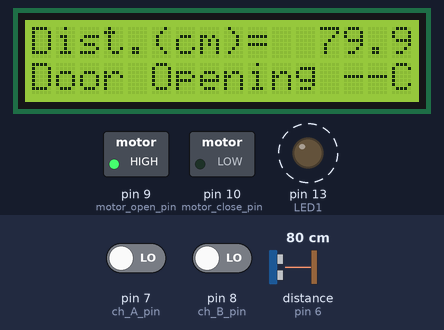
Simulated run of this sketch. Board: Arduino Uno, built with avr-gcc and run on an emulated ATmega328P. On the bench: 16×2 character LCD, switched loads named in the sketch (green lamp = pin HIGH), output pins drawn as LEDs (lit = HIGH). Dashed ring = blinking. Inputs (shaded band) come from the test bench; at power-on: pin 8 (ch_B_pin) LOW, distance to the obstacle (sensor on pin 6) 80 cm, pin 7 (ch_A_pin) LOW. The echo pulse lasts 58.3 µs per cm; what the sketch prints to the serial monitor is not drawn.

Above: at 1.2 s.
1.3 s: pin 8 (ch_B_pin) driven HIGH
At 2.8 s:
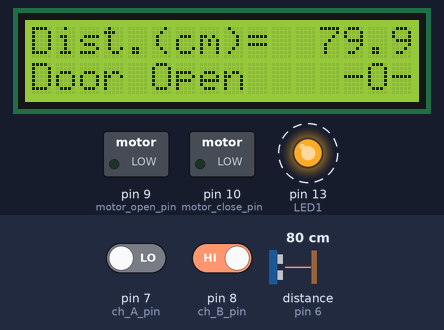
4.3 s: distance to the obstacle (sensor on pin 6) set to 53 cm
At 5.6 s:
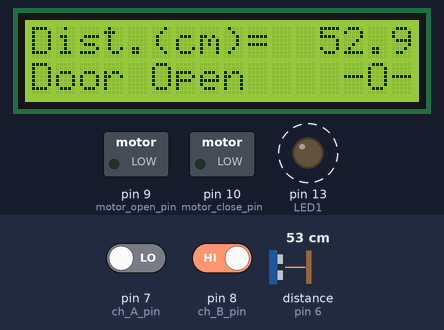
6.6 s: distance to the obstacle (sensor on pin 6) set to 47 cm
At 8.9 s:
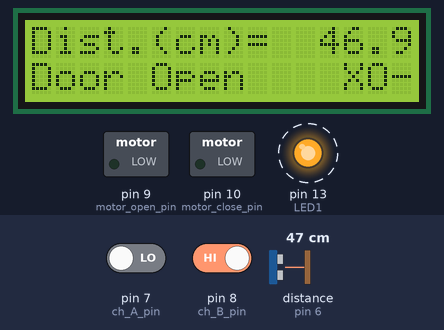
9.6 s: pin 8 (ch_B_pin) driven LOW
At 10.9 s:
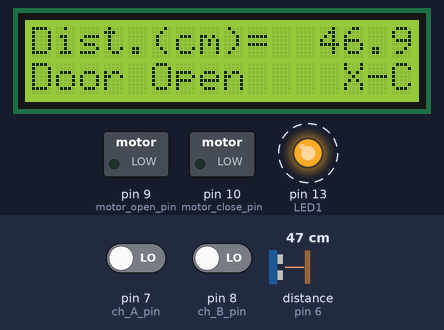
12.6 s: distance to the obstacle (sensor on pin 6) set to 7 cm
At 13.9 s:
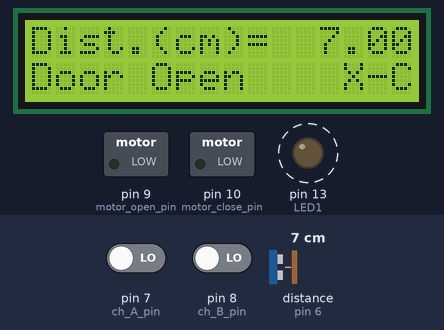
14.6 s: distance to the obstacle (sensor on pin 6) set to 4 cm
At 16.9 s:
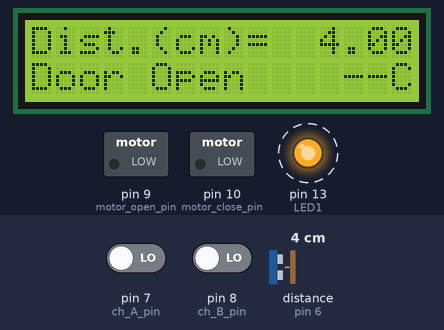
Timing chart, 0 to 18.6 s (numbered marks = the images above; inputs shaded):
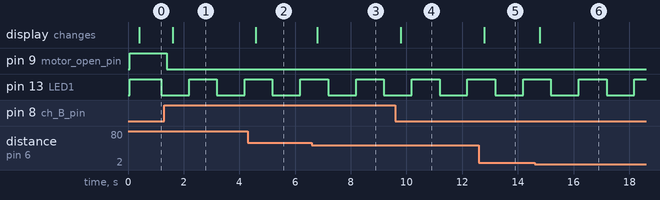

The sketch:

Final_Version_1_rev_0010.ino
```cpp
/* Version 1. Here's the testing for
 *  Heartbeat LED
 *  Ultrasonic
 *  LCD Display
 *  Motor
 *  Encoder
 */

// Libraries
  #include <LiquidCrystal.h> // Library for LCD Display
  #include <NewPing.h> // Library for Ultrasonic Sensor

// Input Pins
  // LED Heartbeat
    const int LED1=13;

  // Pins for Ultrasonic
    #define Trigger_Pin 6 // Insert in pin 6
    #define Echo_Pin 6  // Insert in pin 6
    #define Max_Distance 80 // Maximum Distance for Sensor to read

  // Pins for LCD
    LiquidCrystal lcd(12, 11, 5, 4, 3, 2);

  // Pins for Motor
    #define motor_open_pin 9
    #define motor_close_pin 10

  // Encoder
    #define ch_A_pin 7
    #define ch_B_pin 8

  // Timers Statements
    unsigned long int Ultrasonic_timer1;
    unsigned long int LCD_timer2;
    unsigned long int door_control_timer3;
    unsigned long int update_encoder_timer_in_ms_timer4;
    unsigned long int print_timer5;
    unsigned long int Heartbeat_timer6;


  // void Statements
    void Heartbeat(void);
    void ultrasonic(void);
    void update_lcd(void);
    void door_control(void);
    void read_encoder(void);
    void timers(void);

  // void Status for Door
    void motor_open_door(void);
    void motor_close_door(void);
    void motor_stop(void);


  // Ultrasonic Sensor Reading Values
    NewPing sonar(Trigger_Pin, Echo_Pin, Max_Distance);
    float duration_sensor, distance;

  // Ultrasonic Average Values
    int iterations = 5;

  // Door status
    int is_door_closed(void);
    int is_door_open(void);
    int is_user_detected(void);
    int user_detected = 0;

  // Encoder readings
    unsigned int encoder_state = 0;
    unsigned long encoder_pulse_duration_in_ms;
    unsigned int motor_position = 0;

  // Door State
  int  door_state = 0;

// put your setup code here, to run once:
void setup()
{
  // Heartbeat LED
    pinMode(LED1,OUTPUT);

  // Read from Ultrasonic
    Serial.begin(9600);

  // LCD First Line statement
    lcd.begin(16,2);
    lcd.print(distance);

   // Motor Outputs
    pinMode(motor_open_pin,OUTPUT);
    pinMode(motor_close_pin,OUTPUT);

   // Encoder Inputs
    pinMode(ch_A_pin,INPUT);
    pinMode(ch_B_pin,INPUT);
}

// put your main code here, to run repeatedly:
void loop()
{

  ultrasonic();
  update_lcd();
  door_control();
  read_encoder();
  Heartbeat();
  timers();

}
// Program for Ultrasonic
void ultrasonic()
{
  int integer_distance = 0;
  if(Ultrasonic_timer1>=2)
  {
    Ultrasonic_timer1=0;

    duration_sensor = sonar.ping_median(iterations);
    distance = (duration_sensor/2)*0.0343;
    integer_distance = (int) distance;

    Serial.print("Distance = ");

    if (distance>=80 || distance <= 5)
    {
      Serial.println("Not In Range");
      user_detected = 0;
    }
    else
    {
      Serial.print(distance);
      Serial.println(" cm");
      if (distance<50)
      user_detected = 1;
      else
      user_detected = 0;
    }
  }
}
// Program for LCD
void update_lcd()
{
  if(LCD_timer2>=2)
  {
    LCD_timer2=0;
     lcd.begin(16,2);

     lcd.print("Dist.(cm)=  ");
     lcd.print(distance);

     // Status for Door
      lcd.setCursor(0,1);
      lcd.print("Door ");

      // Added cases ****
      switch(door_state)
      {
        case 0:// closed
        lcd.setCursor(5,2);
        lcd.print("Closed ");
        break;

        case 1: // opening
        lcd.setCursor(5,2);
        lcd.print("Opening");
        break;

        case 2: // open
        lcd.setCursor(5,2);
        lcd.print("Open   ");
        break;

        case 3: // closing
        lcd.setCursor(5,2);
        lcd.print("Closing");
        break;
      }

      lcd.setCursor(13,1);
      if(is_user_detected() == 1)
      {
        lcd.print("X");
      }
      else
      {
      lcd.print("-");
      }

      lcd.setCursor(14,1);

      if(is_door_open() ==1)
      {
      lcd.print("O");
      }
      else
      {
      lcd.print("-");
      }

      lcd.setCursor(15,1);

      if(is_door_closed() == 1)
      {
      lcd.print("C");
      }
      else
      {
      lcd.print("-");
               }

      /*
      if (is_door_closed == 1)
      {
        lcd.setCursor(8,14);
        lcd.print("C");
      }
      if (is_door_open == 1)
      {
        lcd.setCursor(8,14);
        lcd.print("O");
      }
      if (is_user_detected == 1)
      {
        lcd.setCursor(8,14);
        lcd.print("X");
      }

     */
  }
}

// READ ENCODER
void read_encoder(void)
{
  static int encoder_case;
  int encoder_case_temp = 0;

  if(digitalRead(ch_A_pin))
    encoder_case_temp+=1;
  if(digitalRead(ch_B_pin))
    encoder_case_temp+=2;

    if(encoder_case != encoder_case_temp)
    {
      Serial.print("case = ");
      Serial.print(encoder_case_temp);
      Serial.print("  position = ");
      Serial.println(motor_position);
    }


  switch(encoder_case)
  {
    case 0:
      if(encoder_case_temp == 2)
        motor_position--;
      if(encoder_case_temp == 1)
        motor_position++;
      break;
    case 1:
      if(encoder_case_temp == 0)
        motor_position--;
      if(encoder_case_temp == 3)
        motor_position++;
      break;
        case 3:
      if(encoder_case_temp == 1)
        motor_position--;
      if(encoder_case_temp == 2)
        motor_position++;
      break;

    case 2:
      if(encoder_case_temp == 3)
        motor_position--;
      if(encoder_case_temp == 0)
        motor_position++;
      break;

  }


  encoder_case = encoder_case_temp;
}

// Question: Is the door closed?
int is_door_closed(void)
{
  if(motor_position <=10)
  return 1;
  // Do this
  else
   return 0;
}
// Question: Is door open?
int is_door_open(void)
{
  if(motor_position >=90)
    return 1;
  else
    return 0;
  // Do This


}
// Question: Is the User Detected?

int is_user_detected (void)
{
  if(user_detected == 0)
  return 0;
  if(user_detected == 1)
  return 1;
}


// Door Control
void door_control(void)
{
  switch(door_state)
  {
    case 0:  // close

      motor_stop();
      if(is_user_detected() == 1);
      {
        // go to opening state
        Serial.println("I was here");
        Serial.println(distance);
          door_state = 1;

      }
        break;

     case 1:  // opening
      motor_open_door();
      if(is_door_open() == 1)
      {

          door_state = 2;
          door_control_timer3 = 0;
      }
      break;

      case 2:  // open position
        motor_stop();
        if(door_control_timer3 >= 50)

          door_state = 3;

        if(is_user_detected() == 1)

          door_control_timer3 = 0;

          break;

       case 3: // closing the door
        motor_close_door();
        if(is_door_closed() == 1)

          door_state = 0;

        if(is_user_detected() ==1);
        {
          door_state = 1;
        }
        break;

        default:
          door_state = 0;
          break;

  }

}


// (Void) Door Position
void motor_open_door(void)
{
  digitalWrite(motor_open_pin, HIGH);
  digitalWrite(motor_close_pin, LOW);

}

void motor_close_door(void)
{
  digitalWrite(motor_open_pin, LOW);
  digitalWrite(motor_close_pin, HIGH);
}

void motor_stop(void)
{
  digitalWrite(motor_open_pin, LOW);
  digitalWrite(motor_close_pin, LOW);
}


// LED blinking
void Heartbeat()
{
  if(Heartbeat_timer6<10)
    {
      digitalWrite(LED1,HIGH);
    }
  else
    {
      digitalWrite(LED1,LOW);
        if(Heartbeat_timer6>=20)
          {
              Heartbeat_timer6=0;
          }

    }
}

// Timers
void timers(void)
{
  static unsigned long ms_runtime;
  static unsigned int one_ms_timer;

  if(millis() > ms_runtime)
  {
    ms_runtime++;
    one_ms_timer++;
  }
 else if(ms_runtime > millis())
    ms_runtime = millis();

  if(one_ms_timer > 99) // every 100 ms
  {
    one_ms_timer = 0;
    Ultrasonic_timer1++;
    LCD_timer2++;
    door_control_timer3++;
    update_encoder_timer_in_ms_timer4++;
    print_timer5++;
    Heartbeat_timer6++;
  }
}
```

Measured:
- the behaviour switches between 51 and 50 cm on distance to the obstacle (sensor on pin 6) (found by bisection; images 2 and 3)
- the behaviour switches between 6 and 5 cm on distance to the obstacle (sensor on pin 6) (found by bisection; images 5 and 6)
- after the input at 1.3 s, pin 9 (motor_open_pin): HIGH → LOW after 0.09 s; the display: changes after 0.31 s (image 1)
- after the input at 4.3 s, the display: changes after 0.29 s (image 2)
- after the input at 6.6 s, the display: changes after 0.19 s (image 3)
- after the input at 9.6 s, the display: changes after 0.19 s (image 4)
- after the input at 12.6 s, the display: changes after 0.19 s (image 5)
- after the input at 14.6 s, the display: changes after 0.18 s (image 6)
